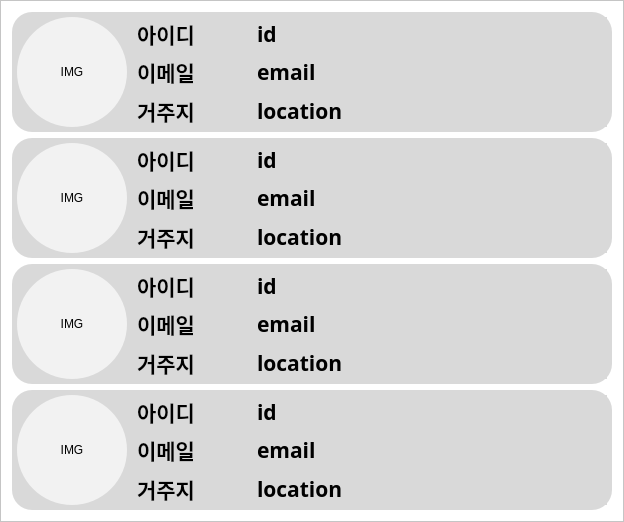
              <widget class="QFrame" name="friendContents">
               <property name="styleSheet">
                <string notr="true">background-color: rgb(255, 255, 255);</string>
               </property>
               <property name="frameShape">
                <enum>QFrame::StyledPanel</enum>
               </property>
               <property name="frameShadow">
                <enum>QFrame::Raised</enum>
               </property>
               <layout class="QVBoxLayout" name="verticalLayout_2">
                <item>
                 <widget class="QFrame" name="nameCard1">
                  <property name="minimumSize">
                   <size>
                    <width>565</width>
                    <height>120</height>
                   </size>
                  </property>
                  <property name="styleSheet">
                   <string notr="true">background-color: rgb(217, 217, 217);
border-radius: 20px;</string>
                  </property>
                  <property name="frameShape">
                   <enum>QFrame::StyledPanel</enum>
                  </property>
                  <property name="frameShadow">
                   <enum>QFrame::Raised</enum>
                  </property>
                  <layout class="QGridLayout" name="gridLayout">
                   <property name="leftMargin">
                    <number>5</number>
                   </property>
                   <property name="topMargin">
                    <number>5</number>
                   </property>
                   <property name="rightMargin">
                    <number>5</number>
                   </property>
                   <property name="bottomMargin">
                    <number>5</number>
                   </property>
                   <property name="horizontalSpacing">
                    <number>10</number>
                   </property>
                   <property name="verticalSpacing">
                    <number>5</number>
                   </property>
                   <item row="0" column="0" rowspan="3">
                    <widget class="QLabel" name="memberIMG1">
                     <property name="sizePolicy">
                      <sizepolicy hsizetype="Fixed" vsizetype="Fixed">
                       <horstretch>0</horstretch>
                       <verstretch>0</verstretch>
                      </sizepolicy>
                     </property>
                     <property name="minimumSize">
                      <size>
                       <width>110</width>
                       <height>110</height>
                      </size>
                     </property>
                     <property name="styleSheet">
                      <string notr="true">border-radius: 55px;
background-color: rgb(242, 242, 242);
</string>
                     </property>
                     <property name="text">
                      <string>IMG</string>
                     </property>
                     <property name="alignment">
                      <set>Qt::AlignCenter</set>
                     </property>
                    </widget>
                   </item>
                   <item row="0" column="1">
                    <widget class="QLabel" name="idTitle1">
                     <property name="sizePolicy">
                      <sizepolicy hsizetype="Fixed" vsizetype="Preferred">
                       <horstretch>0</horstretch>
                       <verstretch>0</verstretch>
                      </sizepolicy>
                     </property>
                     <property name="minimumSize">
                      <size>
                       <width>110</width>
                       <height>0</height>
                      </size>
                     </property>
                     <property name="font">
                      <font>
                       <family>나눔고딕</family>
                       <pointsize>16</pointsize>
                       <weight>75</weight>
                       <bold>true</bold>
                      </font>
                     </property>
                     <property name="text">
                      <string>아이디</string>
                     </property>
                    </widget>
                   </item>
                   <item row="1" column="1">
                    <widget class="QLabel" name="emailTitle1">
                     <property name="font">
                      <font>
                       <family>나눔고딕</family>
                       <pointsize>16</pointsize>
                       <weight>75</weight>
                       <bold>true</bold>
                      </font>
                     </property>
                     <property name="text">
                      <string>이메일</string>
                     </property>
                    </widget>
                   </item>
                   <item row="1" column="2">
                    <widget class="QLabel" name="memberEmail1">
                     <property name="font">
                      <font>
                       <family>나눔고딕</family>
                       <pointsize>16</pointsize>
                       <weight>75</weight>
                       <bold>true</bold>
                      </font>
                     </property>
                     <property name="text">
                      <string>email</string>
                     </property>
                    </widget>
                   </item>
                   <item row="0" column="2">
                    <widget class="QLabel" name="memberId1">
                     <property name="font">
                      <font>
                       <family>나눔고딕</family>
                       <pointsize>16</pointsize>
                       <weight>75</weight>
                       <bold>true</bold>
                      </font>
                     </property>
                     <property name="text">
                      <string>id</string>
                     </property>
                    </widget>
                   </item>
                   <item row="2" column="1">
                    <widget class="QLabel" name="locationTitle1">
                     <property name="sizePolicy">
                      <sizepolicy hsizetype="Minimum" vsizetype="Preferred">
                       <horstretch>0</horstretch>
                       <verstretch>0</verstretch>
                      </sizepolicy>
                     </property>
                     <property name="minimumSize">
                      <size>
                       <width>10</width>
                       <height>0</height>
                      </size>
                     </property>
                     <property name="font">
                      <font>
                       <family>나눔고딕</family>
                       <pointsize>16</pointsize>
                       <weight>75</weight>
                       <bold>true</bold>
                      </font>
                     </property>
                     <property name="text">
                      <string>거주지</string>
                     </property>
                     <property name="textFormat">
                      <enum>Qt::AutoText</enum>
                     </property>
                    </widget>
                   </item>
                   <item row="2" column="2">
                    <widget class="QLabel" name="memberLocation1">
                     <property name="sizePolicy">
                      <sizepolicy hsizetype="Preferred" vsizetype="Preferred">
                       <horstretch>0</horstretch>
                       <verstretch>0</verstretch>
                      </sizepolicy>
                     </property>
                     <property name="minimumSize">
                      <size>
                       <width>350</width>
                       <height>0</height>
                      </size>
                     </property>
                     <property name="font">
                      <font>
                       <family>나눔고딕</family>
                       <pointsize>16</pointsize>
                       <weight>75</weight>
                       <bold>true</bold>
                      </font>
                     </property>
                     <property name="text">
                      <string>location</string>
                     </property>
                    </widget>
                   </item>
                  </layout>
                 </widget>
                </item>
                <item>
                 <widget class="QFrame" name="nameCard2">
                  <property name="minimumSize">
                   <size>
                    <width>565</width>
                    <height>120</height>
                   </size>
                  </property>
                  <property name="styleSheet">
                   <string notr="true">background-color: rgb(217, 217, 217);
border-radius: 20px;</string>
                  </property>
                  <property name="frameShape">
                   <enum>QFrame::StyledPanel</enum>
                  </property>
                  <property name="frameShadow">
                   <enum>QFrame::Raised</enum>
                  </property>
                  <layout class="QGridLayout" name="gridLayout_5">
                   <property name="leftMargin">
                    <number>5</number>
                   </property>
                   <property name="topMargin">
                    <number>5</number>
                   </property>
                   <property name="rightMargin">
                    <number>5</number>
                   </property>
                   <property name="bottomMargin">
                    <number>5</number>
                   </property>
                   <property name="horizontalSpacing">
                    <number>10</number>
                   </property>
                   <property name="verticalSpacing">
                    <number>5</number>
                   </property>
                   <item row="2" column="2">
                    <widget class="QLabel" name="memberLocation2">
                     <property name="sizePolicy">
                      <sizepolicy hsizetype="Preferred" vsizetype="Preferred">
                       <horstretch>0</horstretch>
                       <verstretch>0</verstretch>
                      </sizepolicy>
                     </property>
                     <property name="minimumSize">
                      <size>
                       <width>350</width>
                       <height>0</height>
                      </size>
                     </property>
                     <property name="font">
                      <font>
                       <family>나눔고딕</family>
                       <pointsize>16</pointsize>
                       <weight>75</weight>
                       <bold>true</bold>
                      </font>
                     </property>
                     <property name="text">
                      <string>location</string>
                     </property>
                    </widget>
                   </item>
                   <item row="2" column="1">
                    <widget class="QLabel" name="locationTitle2">
                     <property name="sizePolicy">
                      <sizepolicy hsizetype="Minimum" vsizetype="Preferred">
                       <horstretch>0</horstretch>
                       <verstretch>0</verstretch>
                      </sizepolicy>
                     </property>
                     <property name="minimumSize">
                      <size>
                       <width>10</width>
                       <height>0</height>
                      </size>
                     </property>
                     <property name="font">
                      <font>
                       <family>나눔고딕</family>
                       <pointsize>16</pointsize>
                       <weight>75</weight>
                       <bold>true</bold>
                      </font>
                     </property>
                     <property name="text">
                      <string>거주지</string>
                     </property>
                     <property name="textFormat">
                      <enum>Qt::AutoText</enum>
                     </property>
                    </widget>
                   </item>
                   <item row="0" column="0" rowspan="3">
                    <widget class="QLabel" name="memberIMG2">
                     <property name="sizePolicy">
                      <sizepolicy hsizetype="Fixed" vsizetype="Fixed">
                       <horstretch>0</horstretch>
                       <verstretch>0</verstretch>
                      </sizepolicy>
                     </property>
                     <property name="minimumSize">
                      <size>
                       <width>110</width>
                       <height>110</height>
                      </size>
                     </property>
                     <property name="styleSheet">
                      <string notr="true">border-radius: 55px;
background-color: rgb(242, 242, 242);
</string>
                     </property>
                     <property name="text">
                      <string>IMG</string>
                     </property>
                     <property name="alignment">
                      <set>Qt::AlignCenter</set>
                     </property>
                    </widget>
                   </item>
                   <item row="0" column="1">
                    <widget class="QLabel" name="idTitle2">
                     <property name="sizePolicy">
                      <sizepolicy hsizetype="Fixed" vsizetype="Preferred">
                       <horstretch>0</horstretch>
                       <verstretch>0</verstretch>
                      </sizepolicy>
                     </property>
                     <property name="minimumSize">
                      <size>
                       <width>110</width>
                       <height>0</height>
                      </size>
                     </property>
                     <property name="font">
                      <font>
                       <family>나눔고딕</family>
                       <pointsize>16</pointsize>
                       <weight>75</weight>
                       <bold>true</bold>
                      </font>
                     </property>
                     <property name="text">
                      <string>아이디</string>
                     </property>
                    </widget>
                   </item>
                   <item row="1" column="2">
                    <widget class="QLabel" name="memberEmail2">
                     <property name="font">
                      <font>
                       <family>나눔고딕</family>
                       <pointsize>16</pointsize>
                       <weight>75</weight>
                       <bold>true</bold>
                      </font>
                     </property>
                     <property name="text">
                      <string>email</string>
                     </property>
                    </widget>
                   </item>
                   <item row="0" column="2">
                    <widget class="QLabel" name="memberId2">
                     <property name="font">
                      <font>
                       <family>나눔고딕</family>
                       <pointsize>16</pointsize>
                       <weight>75</weight>
                       <bold>true</bold>
                      </font>
                     </property>
                     <property name="text">
                      <string>id</string>
                     </property>
                    </widget>
                   </item>
                   <item row="1" column="1">
                    <widget class="QLabel" name="emailTitle2">
                     <property name="font">
                      <font>
                       <family>나눔고딕</family>
                       <pointsize>16</pointsize>
                       <weight>75</weight>
                       <bold>true</bold>
                      </font>
                     </property>
                     <property name="text">
                      <string>이메일</string>
                     </property>
                    </widget>
                   </item>
                  </layout>
                 </widget>
                </item>
                <item>
                 <widget class="QFrame" name="nameCard4">
                  <property name="minimumSize">
                   <size>
                    <width>565</width>
                    <height>120</height>
                   </size>
                  </property>
                  <property name="styleSheet">
                   <string notr="true">background-color: rgb(217, 217, 217);
border-radius: 20px;</string>
                  </property>
                  <property name="frameShape">
                   <enum>QFrame::StyledPanel</enum>
                  </property>
                  <property name="frameShadow">
                   <enum>QFrame::Raised</enum>
                  </property>
                  <layout class="QGridLayout" name="gridLayout_8">
                   <property name="leftMargin">
                    <number>5</number>
                   </property>
                   <property name="topMargin">
                    <number>5</number>
                   </property>
                   <property name="rightMargin">
                    <number>5</number>
                   </property>
                   <property name="bottomMargin">
                    <number>5</number>
                   </property>
                   <property name="horizontalSpacing">
                    <number>10</number>
                   </property>
                   <property name="verticalSpacing">
                    <number>5</number>
                   </property>
                   <item row="0" column="0" rowspan="3">
                    <widget class="QLabel" name="memberIMG4">
                     <property name="sizePolicy">
                      <sizepolicy hsizetype="Fixed" vsizetype="Fixed">
                       <horstretch>0</horstretch>
                       <verstretch>0</verstretch>
                      </sizepolicy>
                     </property>
                     <property name="minimumSize">
                      <size>
                       <width>110</width>
                       <height>110</height>
                      </size>
                     </property>
                     <property name="styleSheet">
                      <string notr="true">border-radius: 55px;
background-color: rgb(242, 242, 242);
</string>
                     </property>
                     <property name="text">
                      <string>IMG</string>
                     </property>
                     <property name="alignment">
                      <set>Qt::AlignCenter</set>
                     </property>
                    </widget>
                   </item>
                   <item row="0" column="1">
                    <widget class="QLabel" name="idTitle4">
                     <property name="sizePolicy">
                      <sizepolicy hsizetype="Fixed" vsizetype="Preferred">
                       <horstretch>0</horstretch>
                       <verstretch>0</verstretch>
                      </sizepolicy>
                     </property>
                     <property name="minimumSize">
                      <size>
                       <width>110</width>
                       <height>0</height>
                      </size>
                     </property>
                     <property name="font">
                      <font>
                       <family>나눔고딕</family>
                       <pointsize>16</pointsize>
                       <weight>75</weight>
                       <bold>true</bold>
                      </font>
                     </property>
                     <property name="text">
                      <string>아이디</string>
                     </property>
                    </widget>
                   </item>
                   <item row="1" column="1">
                    <widget class="QLabel" name="emailTitle4">
                     <property name="font">
                      <font>
                       <family>나눔고딕</family>
                       <pointsize>16</pointsize>
                       <weight>75</weight>
                       <bold>true</bold>
                      </font>
                     </property>
                     <property name="text">
                      <string>이메일</string>
                     </property>
                    </widget>
                   </item>
                   <item row="1" column="2">
                    <widget class="QLabel" name="memberEmail4">
                     <property name="font">
                      <font>
                       <family>나눔고딕</family>
                       <pointsize>16</pointsize>
                       <weight>75</weight>
                       <bold>true</bold>
                      </font>
                     </property>
                     <property name="text">
                      <string>email</string>
                     </property>
                    </widget>
                   </item>
                   <item row="0" column="2">
                    <widget class="QLabel" name="memberId4">
                     <property name="font">
                      <font>
                       <family>나눔고딕</family>
                       <pointsize>16</pointsize>
                       <weight>75</weight>
                       <bold>true</bold>
                      </font>
                     </property>
                     <property name="text">
                      <string>id</string>
                     </property>
                    </widget>
                   </item>
                   <item row="2" column="1">
                    <widget class="QLabel" name="locationTitle4">
                     <property name="sizePolicy">
                      <sizepolicy hsizetype="Minimum" vsizetype="Preferred">
                       <horstretch>0</horstretch>
                       <verstretch>0</verstretch>
                      </sizepolicy>
                     </property>
                     <property name="minimumSize">
                      <size>
                       <width>10</width>
                       <height>0</height>
                      </size>
                     </property>
                     <property name="font">
                      <font>
                       <family>나눔고딕</family>
                       <pointsize>16</pointsize>
                       <weight>75</weight>
                       <bold>true</bold>
                      </font>
                     </property>
                     <property name="text">
                      <string>거주지</string>
                     </property>
                     <property name="textFormat">
                      <enum>Qt::AutoText</enum>
                     </property>
                    </widget>
                   </item>
                   <item row="2" column="2">
                    <widget class="QLabel" name="memberLocation4">
                     <property name="sizePolicy">
                      <sizepolicy hsizetype="Preferred" vsizetype="Preferred">
                       <horstretch>0</horstretch>
                       <verstretch>0</verstretch>
                      </sizepolicy>
                     </property>
                     <property name="minimumSize">
                      <size>
                       <width>350</width>
                       <height>0</height>
                      </size>
                     </property>
                     <property name="font">
                      <font>
                       <family>나눔고딕</family>
                       <pointsize>16</pointsize>
                       <weight>75</weight>
                       <bold>true</bold>
                      </font>
                     </property>
                     <property name="text">
                      <string>location</string>
                     </property>
                    </widget>
                   </item>
                  </layout>
                 </widget>
                </item>
                <item>
                 <widget class="QFrame" name="nameCard3">
                  <property name="minimumSize">
                   <size>
                    <width>565</width>
                    <height>120</height>
                   </size>
                  </property>
                  <property name="styleSheet">
                   <string notr="true">background-color: rgb(217, 217, 217);
border-radius: 20px;</string>
                  </property>
                  <property name="frameShape">
                   <enum>QFrame::StyledPanel</enum>
                  </property>
                  <property name="frameShadow">
                   <enum>QFrame::Raised</enum>
                  </property>
                  <layout class="QGridLayout" name="gridLayout_6">
                   <property name="leftMargin">
                    <number>5</number>
                   </property>
                   <property name="topMargin">
                    <number>5</number>
                   </property>
                   <property name="rightMargin">
                    <number>5</number>
                   </property>
                   <property name="bottomMargin">
                    <number>5</number>
                   </property>
                   <property name="horizontalSpacing">
                    <number>10</number>
                   </property>
                   <property name="verticalSpacing">
                    <number>5</number>
                   </property>
                   <item row="0" column="0" rowspan="3">
                    <widget class="QLabel" name="memberIMG3">
                     <property name="sizePolicy">
                      <sizepolicy hsizetype="Fixed" vsizetype="Fixed">
                       <horstretch>0</horstretch>
                       <verstretch>0</verstretch>
                      </sizepolicy>
                     </property>
                     <property name="minimumSize">
                      <size>
                       <width>110</width>
                       <height>110</height>
                      </size>
                     </property>
                     <property name="styleSheet">
                      <string notr="true">border-radius: 55px;
background-color: rgb(242, 242, 242);
</string>
                     </property>
                     <property name="text">
                      <string>IMG</string>
                     </property>
                     <property name="alignment">
                      <set>Qt::AlignCenter</set>
                     </property>
                    </widget>
                   </item>
                   <item row="0" column="1">
                    <widget class="QLabel" name="idTitle3">
                     <property name="sizePolicy">
                      <sizepolicy hsizetype="Fixed" vsizetype="Preferred">
                       <horstretch>0</horstretch>
                       <verstretch>0</verstretch>
                      </sizepolicy>
                     </property>
                     <property name="minimumSize">
                      <size>
                       <width>110</width>
                       <height>0</height>
                      </size>
                     </property>
                     <property name="font">
                      <font>
                       <family>나눔고딕</family>
                       <pointsize>16</pointsize>
                       <weight>75</weight>
                       <bold>true</bold>
                      </font>
                     </property>
                     <property name="text">
                      <string>아이디</string>
                     </property>
                    </widget>
                   </item>
                   <item row="1" column="1">
                    <widget class="QLabel" name="emailTitle3">
                     <property name="font">
                      <font>
                       <family>나눔고딕</family>
                       <pointsize>16</pointsize>
                       <weight>75</weight>
                       <bold>true</bold>
                      </font>
                     </property>
                     <property name="text">
                      <string>이메일</string>
                     </property>
                    </widget>
                   </item>
                   <item row="1" column="2">
                    <widget class="QLabel" name="memberEmail3">
                     <property name="font">
                      <font>
                       <family>나눔고딕</family>
                       <pointsize>16</pointsize>
                       <weight>75</weight>
                       <bold>true</bold>
                      </font>
                     </property>
                     <property name="text">
                      <string>email</string>
                     </property>
                    </widget>
                   </item>
                   <item row="0" column="2">
                    <widget class="QLabel" name="memberId3">
                     <property name="font">
                      <font>
                       <family>나눔고딕</family>
                       <pointsize>16</pointsize>
                       <weight>75</weight>
                       <bold>true</bold>
                      </font>
                     </property>
                     <property name="text">
                      <string>id</string>
                     </property>
                    </widget>
                   </item>
                   <item row="2" column="1">
                    <widget class="QLabel" name="locationTitle3">
                     <property name="sizePolicy">
                      <sizepolicy hsizetype="Minimum" vsizetype="Preferred">
                       <horstretch>0</horstretch>
                       <verstretch>0</verstretch>
                      </sizepolicy>
                     </property>
                     <property name="minimumSize">
                      <size>
                       <width>10</width>
                       <height>0</height>
                      </size>
                     </property>
                     <property name="font">
                      <font>
                       <family>나눔고딕</family>
                       <pointsize>16</pointsize>
                       <weight>75</weight>
                       <bold>true</bold>
                      </font>
                     </property>
                     <property name="text">
                      <string>거주지</string>
                     </property>
                     <property name="textFormat">
                      <enum>Qt::AutoText</enum>
                     </property>
                    </widget>
                   </item>
                   <item row="2" column="2">
                    <widget class="QLabel" name="memberLocation3">
                     <property name="sizePolicy">
                      <sizepolicy hsizetype="Preferred" vsizetype="Preferred">
                       <horstretch>0</horstretch>
                       <verstretch>0</verstretch>
                      </sizepolicy>
                     </property>
                     <property name="minimumSize">
                      <size>
                       <width>350</width>
                       <height>0</height>
                      </size>
                     </property>
                     <property name="font">
                      <font>
                       <family>나눔고딕</family>
                       <pointsize>16</pointsize>
                       <weight>75</weight>
                       <bold>true</bold>
                      </font>
                     </property>
                     <property name="text">
                      <string>location</string>
                     </property>
                    </widget>
                   </item>
                  </layout>
                 </widget>
                </item>
               </layout>
              </widget>
